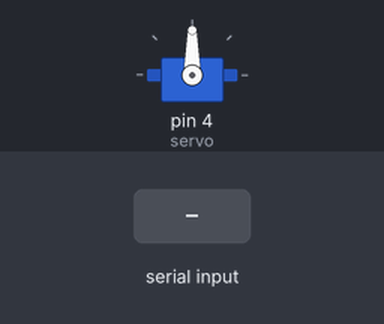
Recording of a sketch running on a simulated Arduino Uno, built with avr-gcc and run on an emulated ATmega328P. Shown: servo. The inputs (shaded band) are chosen by the test bench.

Above: at 1.2 s.
1.3 s: "1" received over Serial
At 2.5 s:
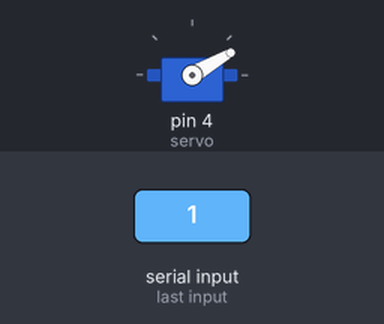
2.8 s: "2" received over Serial
At 3.7 s:
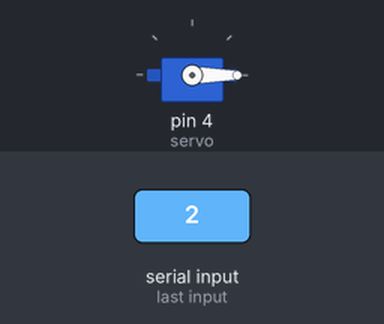
4.3 s: "1" received over Serial
At 4.9 s:
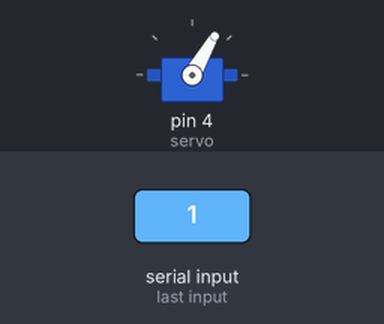
Timing chart, 0 to 7.3 s (numbered marks = the images above; inputs shaded):
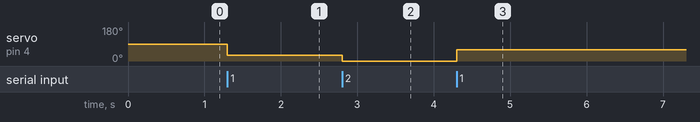

Measured:
- after the input at 1.3 s, servo on pin 4 (servo): 90° → 30° at once
- after the input at 2.8 s, servo on pin 4 (servo): 30° → 0° at once
- after the input at 4.3 s, servo on pin 4 (servo): 0° → 60° at once

The sketch:

servomotor.ino
```cpp
#include <Servo.h>
Servo servo;
int angle = 0;

void setup() {
  Serial.begin(9600);
  servo.attach(4);
}

void loop() {
  if(Serial.available() > 0);
  char inputkey = Serial.read();

  if(inputkey == '1') {
    angle += 30;
    servo.write(angle);
    if(angle == 240) {
      angle = 0;
      servo.write(angle);
    }
  }
  if(inputkey == '2') {
    servo.write(0);
  }
}
```
